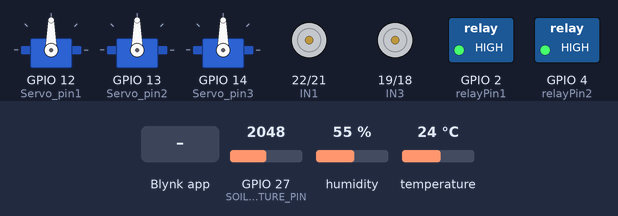
Bench run of a sketch on a simulated ESP32. On the bench: 3 × servo, motor-driver pin pairs drawn as motors (green arrow = first pin HIGH = forward, orange = second pin HIGH = backward, longer = more drive, scaled by the enable pin), switched loads named in the sketch (green lamp = pin HIGH). Inputs (shaded band) come from the test bench; at power-on: GPIO 27 (SOIL_MOISTURE_PIN) = 2048, humidity 55 %, temperature 24 °C. WiFi joins after 1.5 s; servers stay silent unless stated; uploads are accepted with an empty reply; what the sketch prints to the serial monitor is not drawn.

Above: at 5.0 s.
5.1 s: Blynk app writes 1 to V4
At 6.25 s:
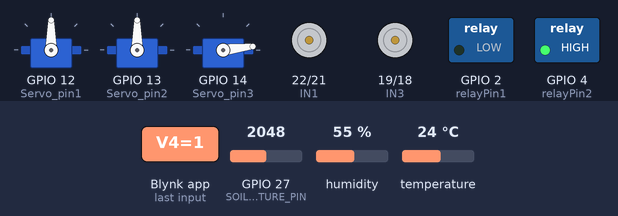
At 6.85 s:
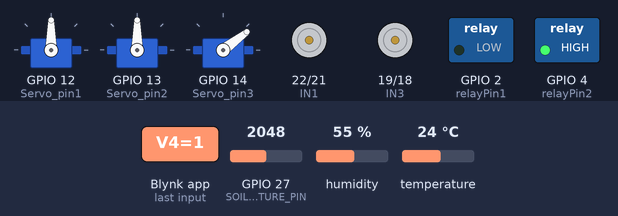
18.0 s: Blynk app writes 1 to V0
25.3 s: Blynk app writes 1 to V5
At 27.6 s:
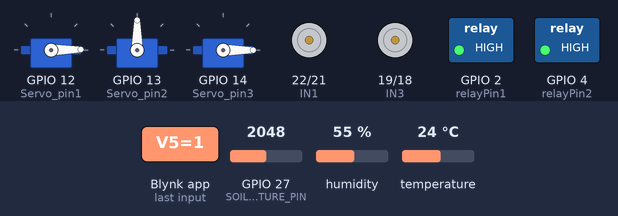
29.4 s: Blynk app writes 0 to V0
33.5 s: Blynk app writes 1 to V1
37.6 s: Blynk app writes 200 to V5
At 40.9 s:
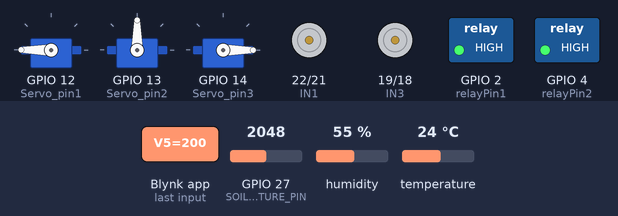
Timing chart, 0 to 42.4 s (numbered marks = the images above; inputs shaded):
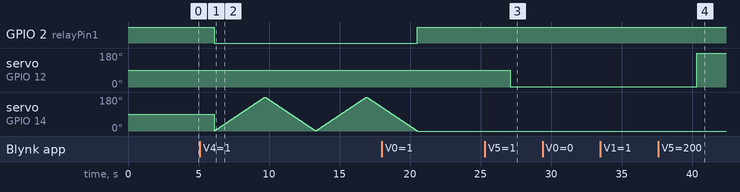

Measured:
- after the input at 25.3 s, servo on GPIO 12 (Servo_pin1): 90° → 1° after 1.8 s
- after the input at 37.6 s, servo on GPIO 12 (Servo_pin1): 1° → 180° after 2.7 s

The sketch:

agribotwithsoilmoistureanddataprint.ino
```cpp
#include <WiFi.h>
#define BLYNK_TEMPLATE_ID "TMPL3kB0mNIWD"
#define BLYNK_TEMPLATE_NAME "agricuture robot"
#define BLYNK_AUTH_TOKEN "NFjUY5ww3RXf6Y3Y30mb8jXVoSp92WZg"
#include <BlynkSimpleEsp32.h>
#include <ESP32Servo.h>
#include <WiFiClientSecure.h>
#include <DHT.h>


//Motor PINs
#define ENA               23
#define IN1               22
#define IN2               21
#define IN3               19
#define IN4               18
#define ENB                5
#define DHTPIN            15          // Pin where the DHT11 sensor is connected
#define DHTTYPE           DHT11
#define Servo_pin1        12
#define Servo_pin2        13
#define Servo_pin3        14
#define  relayPin1         2  // Relay control pin
#define  relayPin2         4
#define SOIL_MOISTURE_PIN 27

DHT dht(DHTPIN, DHTTYPE);
int soilMoisturePercentage = 0; // Default soil moisture percentage
bool isRelayOn = false;      // Flag to track relay status

bool forward = 0;
bool backward = 0;
bool left = 0;
bool right = 0;
int Speed;

char auth[] = "NFjUY5ww3RXf6Y3Y30mb8jXVoSp92WZg"; //Enter your Blynk application auth token
char ssid[] = "Salil OnePlus"; //Enter your WIFI name
char pass[] = "12345678"; //Enter your WIFI passowrd


//----------------------------------------Host & httpsPort
const char* host = "script.google.com";
const int httpsPort = 443;
//----------------------------------------

WiFiClientSecure client; //--> Create a WiFiClientSecure object.

String GAS_ID = "AKfycbwkMTyfAg_H62piS84dw4PmwMikH9NPVXBRg6MhQluT3lSOqnSduAzn-aAVEunQjI7t"; //--> spreadsheet script ID


Servo servo1; // create a servo object
Servo servo2;
Servo servo3;
int angle = 0;
bool isRotating = false;
int cycleCount = 0;


// This function
//creates the timer object. It's part of Blynk library
BlynkTimer timer;

void setup() {
  Serial.begin(115200);
  pinMode(ENA, OUTPUT);
  pinMode(IN1, OUTPUT);
  pinMode(IN2, OUTPUT);
  pinMode(IN3, OUTPUT);
  pinMode(IN4, OUTPUT);
  pinMode(ENB, OUTPUT);
  pinMode(Servo_pin1, OUTPUT);
  pinMode(Servo_pin2, OUTPUT);
  pinMode(Servo_pin3, OUTPUT);
  pinMode(relayPin1, OUTPUT);
  pinMode(relayPin2, OUTPUT);
  digitalWrite(relayPin1, HIGH); // Turn off the relay initially
  digitalWrite(relayPin2, HIGH); // Turn off the relay initially

  dht.begin();
  delay(2000);
  WiFi.begin(ssid, pass); // Connect to Wi-Fi
  while (WiFi.status() != WL_CONNECTED)
  Serial.print("IP address: ");
  Serial.println(WiFi.localIP());
  Serial.println();
  Blynk.begin(auth, ssid, pass);


  servo1.attach(Servo_pin1); // 15 means D8 pin of ESP8266
  servo2.attach(Servo_pin2);
  servo3.attach(Servo_pin3);
}

BLYNK_WRITE(V0) {
  forward = param.asInt();
}

BLYNK_WRITE(V1) {
  backward = param.asInt();
}

BLYNK_WRITE(V2) {
  right = param.asInt();
}

BLYNK_WRITE(V3) {
  left = param.asInt();
}

//BLYNK_WRITE(V4) {
  //Speed = param.asInt();
//}

 BLYNK_WRITE(V4) // V1 is the virtual pin number in Blynk app
{
  int value = param.asInt(); // Get the value from the Blynk app
  if (value == 1 && !isRotating) // Check if the value is equal to 1 and not already rotating
  {
    isRotating = true; // Set the flag to indicate that the motor is rotating
    digitalWrite(relayPin1, LOW); // Turn on the relay
    for (int cycle = 0; cycle < 2; cycle++) // Run the cycle for 2 times
    {
      for (angle = 0; angle < 180; angle++) // Rotate the servo from 0 to 180 degrees
      {
        servo3.write(angle);
        delay(20); // Wait for 15 milliseconds
      }
      for (angle = 180; angle > 0; angle--) // Rotate the servo from 180 to 0 degrees
      {
        servo3.write(angle);
        delay(20); // Wait for 15 milliseconds
      }
    }
    isRotating = false; // Reset the flag to indicate that the motor is not rotating anymore
    cycleCount = 0; // Reset the cycle count
    servo3.write(0); // Stop the motor
    digitalWrite(relayPin1, HIGH); // Turn off the relay
    isRelayOn = false; // Reset the flag to indicate that the relay is off
  }
  else if (value == 0) // Stop the motor if the value is equal to 0
  {
    if (isRotating && cycleCount < 2) // Check if the motor is rotating and the cycle is not completed
    {
      cycleCount++; // Increment the cycle count
    }
    else // Stop the motor if the cycle is completed
    {
      servo3.write(0);
      isRotating = false; // Reset the flag to indicate that the motor is not rotating anymore
      cycleCount = 0; // Reset the cycle count
      if (isRelayOn) // Turn off the relay if it is on
      {
        digitalWrite(relayPin1, LOW);
        isRelayOn = false;
      }
    }
  }
}

BLYNK_WRITE(V5)
{
servo1.write(param.asInt());
}

BLYNK_WRITE(V6)
{
servo2.write(param.asInt());
}

/*BLYNK_WRITE(V10) // Virtual pin 1 for Blynk switch
{
  int value = param.asInt();

  if (value == 1) // If the switch is turned on
  {
    digitalWrite(relayPin2, HIGH); // Turn on the relay
  }
  else // If the switch is turned off
  {
    digitalWrite(relayPin2, LOW); // Turn off the relay
  }
}*/


BLYNK_WRITE(V10) {
  Speed = param.asInt();
}


void smartcar() {
  if (forward == 1) {
    carforward();
    Serial.println("carforward");
  } else if (backward == 1) {
    carbackward();
    Serial.println("carbackward");
  } else if (left == 1) {
    carturnleft();
    Serial.println("carfleft");
  } else if (right == 1) {
    carturnright();
    Serial.println("carright");
  } else if (forward == 0 && backward == 0 && left == 0 && right == 0) {
    carStop();
    Serial.println("carstop");
  }
}


void loop() {
  float temperature = dht.readTemperature();  // Read temperature value from DHT11 sensor
  float humidity = dht.readHumidity();        // Read humidity value from DHT11 sensor
  if (!isnan(temperature)) {                  // Check if temperature value is valid
    Serial.print("Temperature: ");
    Serial.print(temperature);
    Serial.print(" °C");
    Serial.println();
    Blynk.virtualWrite(V7, temperature);      // Send temperature value to the Blynk app
  }
  if (!isnan(humidity)) {                     // Check if humidity value is valid
    Serial.print("Humidity: ");
    Serial.print(humidity);
    Serial.print(" %");
    Serial.println();
    Blynk.virtualWrite(V8, humidity);         // Send humidity value to the Blynk app
  }

 {
  // Reading temperature or humidity takes about 250 milliseconds!
  // Sensor readings may also be up to 2 seconds 'old' (its a very slow sensor)
  int h = dht.readHumidity();
  // Read temperature as Celsius (the default)
  float t = dht.readTemperature();

  // Check if any reads failed and exit early (to try again).
  if (isnan(h) || isnan(t)) {
    Serial.println("Failed to read from DHT sensor !");
    delay(1000);
    return;
  }
  String Temp = "Temperature : " + String(t) + " °C";
  String Humi = "Humidity : " + String(h) + " %";
  Serial.println(Temp);
  Serial.println(Humi);

  sendData(t, h); //--> Calls the sendData Subroutine
}


{
  int soilMoistureValue = analogRead(SOIL_MOISTURE_PIN);

  if (soilMoistureValue != 0) {
    soilMoisturePercentage = map(soilMoistureValue, 1023, 0 , 0 , 100);
  }

  if (soilMoisturePercentage >= 10 && soilMoisturePercentage <= 50) {
    digitalWrite(relayPin1, LOW); // Relay ON
  } else {
    digitalWrite(relayPin1, HIGH); // Relay OFF
  }

  Serial.print("Soil Moisture Percentage: ");
  Serial.print(soilMoisturePercentage);
  Serial.println("%");
  Blynk.virtualWrite(V9, soilMoisturePercentage);
  delay(1000);
  }
  Blynk.run();
  timer.run();
  smartcar();
  delay(1000);
}

void carforward() {
  analogWrite(ENA, Speed);
  analogWrite(ENB, Speed);
  digitalWrite(IN1, HIGH);
  digitalWrite(IN2, LOW);
  digitalWrite(IN3, HIGH);
  digitalWrite(IN4, LOW);
}
void carbackward() {
  analogWrite(ENA, Speed);
  analogWrite(ENB, Speed);
  digitalWrite(IN1, LOW);
  digitalWrite(IN2, HIGH);
  digitalWrite(IN3, LOW);
  digitalWrite(IN4, HIGH);
}
void carturnleft() {
  analogWrite(ENA, Speed);
  analogWrite(ENB, Speed);
  digitalWrite(IN1, HIGH);
  digitalWrite(IN2, LOW);
  digitalWrite(IN3, LOW);
  digitalWrite(IN4, HIGH);
}
void carturnright() {
  analogWrite(ENA, Speed);
  analogWrite(ENB, Speed);
  digitalWrite(IN1, LOW);
  digitalWrite(IN2, HIGH);
  digitalWrite(IN3, HIGH);
  digitalWrite(IN4, LOW);
}
void carStop() {
  digitalWrite(IN1, LOW);
  digitalWrite(IN2, LOW);
  digitalWrite(IN3, LOW);
  digitalWrite(IN4, LOW);
}


// Subroutine for sending data to Google Sheets
void sendData(float tem, int hum) {
  Serial.println("==========");
  Serial.print("connecting to ");
  Serial.println(host);

  //----------------------------------------Connect to Google host
  if (!client.connect(host, httpsPort)) {
    Serial.println("connection failed");
    return;
  }
  //----------------------------------------

  //----------------------------------------Processing data and sending data
  String string_temperature =  String(tem);
  // String string_temperature =  String(tem, DEC);
  String string_humidity =  String(hum, DEC);
  String url = "/macros/s/" + GAS_ID + "/exec?temperature=" + string_temperature + "&humidity=" + string_humidity;
  Serial.print("requesting URL: ");
  Serial.println(url);

  client.print(String("GET ") + url + " HTTP/1.1\r\n" +
         "Host: " + host + "\r\n" +
         "User-Agent: BuildFailureDetectorESP8266\r\n" +
         "Connection: close\r\n\r\n");

  Serial.println("request sent");
  //----------------------------------------

  //----------------------------------------Checking whether the data was sent successfully or not
  while (client.connected()) {
    String line = client.readStringUntil('\n');
    if (line == "\r") {
      Serial.println("headers received");
      break;
    }
  }
  String line = client.readStringUntil('\n');
  if (line.startsWith("{\"state\":\"success\"")) {
    Serial.println("esp32/Arduino CI successfull!");
  } else {
    Serial.println("esp32/Arduino CI has failed");
  }
  Serial.print("reply was : ");
  Serial.println(line);
  Serial.println("closing connection");
  Serial.println("==========");
  Serial.println();
  //----------------------------------------
}
```
